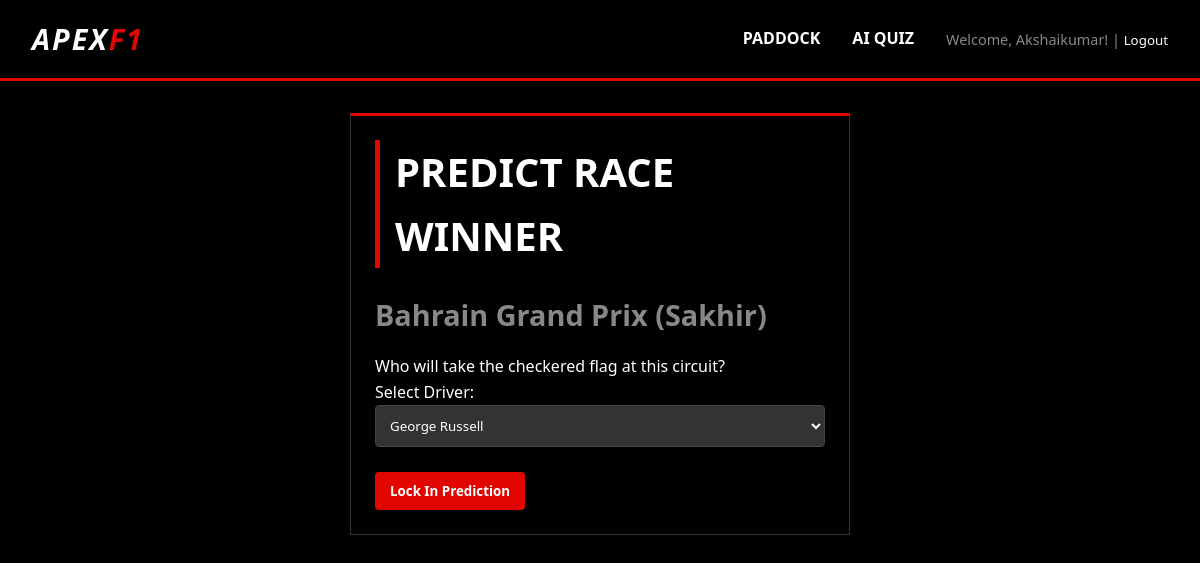
/predict/1/ (signed in), run on the app's committed database.
### myapp/models.py (models this page shows, shortened)
class Track(models.Model):
    name = models.CharField(max_length=100)
    location = models.CharField(max_length=100)
    length_km = models.FloatField()
    laps = models.IntegerField()
    race_date = models.DateField(null=True, blank=True)
    class Meta:
        ordering = ['race_date']

class Prediction(models.Model):
    user = models.ForeignKey(User, on_delete=models.CASCADE)
    driver = models.ForeignKey(Driver, on_delete=models.CASCADE)
    track = models.ForeignKey(Track, on_delete=models.CASCADE)
    created_at = models.DateTimeField(auto_now_add=True)
    class Meta:
        unique_together = ('user', 'track') # A user can only make one prediction per track

### myapp/views.py (the view, shortened to what this page needs)
# urls.py: path('predict/<int:track_id>/', views.predict_winner, name='predict_winner'),
@login_required
def predict_winner(request, track_id):
    track = get_object_or_404(Track, id=track_id)
    try:
        prediction = Prediction.objects.get(user=request.user, track=track)
        form = PredictionForm(instance=prediction)
    except Prediction.DoesNotExist:
        prediction = None
        form = PredictionForm()
    return render(request, 'myapp/predict.html', {'form': form, 'track': track})

### myapp/forms.py
class PredictionForm(forms.ModelForm):
    class Meta:
        model = Prediction
        fields = ['driver']
        widgets = {
            'driver': forms.Select(attrs={'class': 'form-control'})
        }

### myapp/models.py (called while the page is built)
    def __str__(self):
        return self.name

### myapp/templates/myapp/predict.html (shortened to what this page needs)
{% extends "myapp/base.html" %}
{% block content %}
<div class="card" style="max-width: 500px; margin: 0 auto;">
    <h1>Predict Race Winner</h1>
    <h2>{{ track.name }} ({{ track.location }})</h2>
    <p>Who will take the checkered flag at this circuit?</p>
    <form method="post">
        <div class="form-group">
            <label>Select Driver:</label>
            {{ form.driver }}
        </div>
        <button type="submit" class="btn">Lock In Prediction</button>
    </form>
</div>
{% endblock %}

### myapp/templates/myapp/base.html (shortened to what this page needs)
<!DOCTYPE html>
<html lang="en">
<head>
</head>
<body>
    <header>
        <div class="logo"><a href="{% url 'home' %}">APEX<span>F1</span></a></div>
        <nav>
            <ul>
                <li><a href="{% url 'home' %}" class="nav-link">Paddock</a></li>
                <li><a href="{% url 'quiz' %}" class="nav-link">AI Quiz</a></li>
                <li class="auth-bar">
                    {% if user.is_authenticated %}
                        Welcome, {{ user.username }}! |
                        <form method="post" action="{% url 'logout' %}" style="display:inline;">
                            <button type="submit" style="background:none; border:none; color:var(--text-main); cursor:pointer;">Logout</button>
                        </form>
                    {% else %}
                        <a href="{% url 'login' %}">Login</a> | <a href="{% url 'register' %}">Register</a>
                    {% endif %}
                </li>
            </ul>
        </nav>
    </header>
    <main>
        {% block content %}
        {% endblock %}
    </main>
</body>
</html>

### myapp/templates/myapp/base.html (style rules this page uses)
:root { --f1-red: #e10600; --dark-bg: #000000; --card-bg: #000000; --text-main: #ffffff; --text-muted: #888888; }
* { margin: 0; padding: 0; box-sizing: border-box; font-family: 'Segoe UI', Tahoma, Geneva, Verdana, sans-serif; }
body { background-color: var(--dark-bg); color: var(--text-main); line-height: 1.6; }
a { color: var(--text-main); text-decoration: none; transition: color 0.3s; }
header { background-color: #000; padding: 1rem 2rem; display: flex; justify-content: space-between; align-items: center; border-bottom: 3px solid var(--f1-red); position: sticky; top: 0; z-index: 100; }
.logo { font-size: 1.8rem; font-weight: 900; font-style: italic; letter-spacing: 2px; }
.logo a { color: var(--text-main); }
.logo span { color: var(--f1-red); }
nav ul { list-style: none; display: flex; gap: 2rem; align-items: center; }
nav a.nav-link { color: var(--text-main); font-size: 1rem; font-weight: 600; text-transform: uppercase; }
.auth-bar { font-size: 0.9rem; color: var(--text-muted); }
main { padding: 2rem; max-width: 1200px; margin: 0 auto; }
h1 { font-size: 2.5rem; margin-bottom: 1rem; text-transform: uppercase; border-left: 5px solid var(--f1-red); padding-left: 15px; }
h2 { font-size: 1.8rem; margin: 1.5rem 0 1rem; color: var(--text-muted); }
.btn { background: var(--f1-red); color: white; border: none; padding: 10px 15px; cursor: pointer; border-radius: 4px; font-weight: bold; display: inline-block; margin-top: 10px; }
.card { background-color: var(--card-bg); padding: 1.5rem; border: 1px solid #333; border-top: 3px solid var(--f1-red); transition: transform 0.3s, border-color 0.3s; }
.form-group { margin-bottom: 15px; }
input[type="text"], input[type="password"], input[type="number"], select { width: 100%; padding: 10px; background: #333; color: white; border: 1px solid #444; border-radius: 4px; }

### data on the page
Track: name "Bahrain Grand Prix", location "Sakhir"
Prediction: driver "George Russell"

### other printed values
{{ user.username }} "Akshaikumar"
